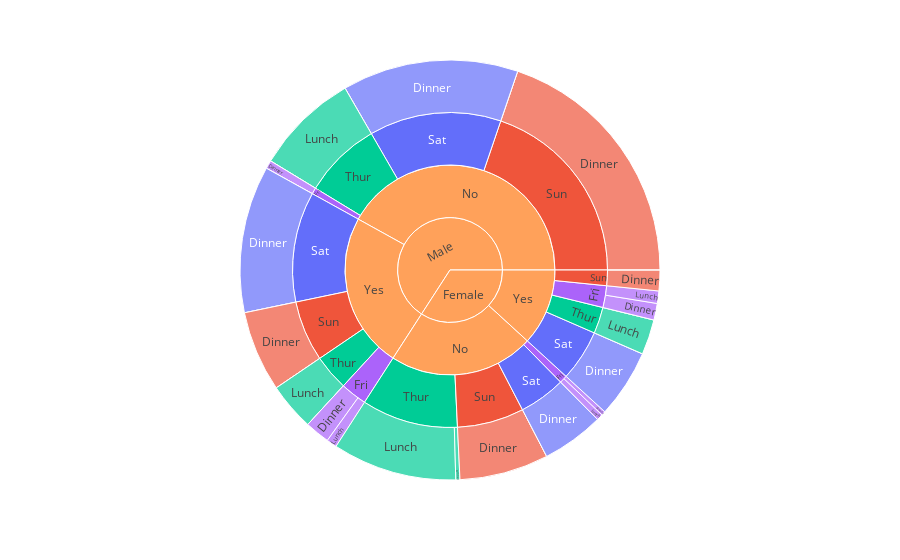

Notebook cell for this chart:
### Code cell
fig=px.sunburst(tips,
                path=['sex','smoker','day','time'],
                values='size',color='day')
# how can we add more values when we hover the pointer on the plot
fig.show()
# save plot
fig.write_image('sunburst.png')
#save html
fig.write_html('sunburst.html')

### Figure 1 — Plotly figure (JSON) as saved in the notebook; plotly's stock layout.template omitted (floating-point values rounded to 4 significant figures)
{"data": [{"branchvalues": "total", "customdata": [["Sat"], ["Sun"], ["Sun"], ["Sun"], ["Sat"], ["Thur"], ["Sat"], ["Sat"], ["Fri"], ["Fri"], ["Fri"], ["Fri"], ["Thur"], ["Thur"], ["Thur"], ["Sun"], ["Fri"], ["Fri"], ["Fri"], ["Sat"], ["Fri"], ["Thur"], ["Sat"], ["Sat"], ["Sat"], ["Sun"], ["Sun"], ["Sun"], ["Sun"], ["(?)"], ["(?)"], ["(?)"], ["(?)"], ["Thur"], [null], ["Thur"], ["Thur"], ["Thur"], ["Fri"], ["Fri"], [null], ["Fri"], [null], [null], [null], [null], [null], [null], [null], [null], [null], [null], ["(?)"], ["(?)"]], "domain": {"x": [0, 1], "y": [0, 1]}, "hovertemplate": "labels=%{label}<br>size=%{value}<br>parent=%{parent}<br>id=%{id}<br>day=%{customdata[0]}<extra></extra>", "ids": ["Male/No/Sat/Dinner", "Male/No/Sun/Dinner", "Female/Yes/Sun/Dinner", "Male/Yes/Sun/Dinner", "Female/No/Sat/Dinner", "Female/Yes/Thur", "Female/Yes/Sat/Dinner", "Male/Yes/Sat/Dinner", "Female/No/Fri/Dinner", "Male/No/Fri/Dinner", "Female/Yes/Fri/Dinner", "Male/Yes/Fri/Dinner", "Female/No/Thur/Dinner", "Male/No/Thur", "Female/No/Thur", "Female/No/Sun/Dinner", "Male/Yes/Fri", "Male/No/Fri", "Female/No/Fri", "Male/Yes/Sat", "Female/Yes/Fri", "Male/Yes/Thur", "Female/Yes/Sat", "Male/No/Sat", "Female/No/Sat", "Male/Yes/Sun", "Female/Yes/Sun", "Male/No/Sun", "Female/No/Sun", "Male/Yes", "Female/Yes", "Male/No", "Female/No", "Male/Yes/Thur/Lunch", "Male/No/Thur/Dinner", "Female/Yes/Thur/Lunch", "Male/No/Thur/Lunch", "Female/No/Thur/Lunch", "Male/Yes/Fri/Lunch", "Female/Yes/Fri/Lunch", "Male/No/Fri/Lunch", "Female/No/Fri/Lunch", "Male/Yes/Sat/Lunch", "Female/Yes/Sat/Lunch", "Male/No/Sat/Lunch", "Female/No/Sat/Lunch", "Male/Yes/Sun/Lunch", "Female/Yes/Sun/Lunch", "Male/No/Sun/Lunch", "Female/No/Sun/Lunch", "Male/Yes/Thur/Dinner", "Female/Yes/Thur/Dinner", "Male", "Female"], "labels": ["Dinner", "Dinner", "Dinner", "Dinner", "Dinner", "Thur", "Dinner", "Dinner", "Dinner", "Dinner", "Dinner", "Dinner", "Dinner", "Thur", "Thur", "Dinner", "Fri", "Fri", "Fri", "Sat", "Fri", "Thur", "Sat", "Sat", "Sat", "Sun", "Sun", "Sun", "Sun", "Yes", "Yes", "No", "No", "Lunch", "Dinner", "Lunch", "Lunch", "Lunch", "Lunch", "Lunch", "Lunch", "Lunch", "Lunch", "Lunch", "Lunch", "Lunch", "Lunch", "Lunch", "Lunch", "Lunch", "Dinner", "Dinner", "Male", "Female"], "marker": {"colors": ["#636efa", "#EF553B", "#EF553B", "#EF553B", "#636efa", "#00cc96", "#636efa", "#636efa", "#ab63fa", "#ab63fa", "#ab63fa", "#ab63fa", "#00cc96", "#00cc96", "#00cc96", "#EF553B", "#ab63fa", "#ab63fa", "#ab63fa", "#636efa", "#ab63fa", "#00cc96", "#636efa", "#636efa", "#636efa", "#EF553B", "#EF553B", "#EF553B", "#EF553B", "#FFA15A", "#FFA15A", "#FFA15A", "#FFA15A", "#00cc96", "#19d3f3", "#00cc96", "#00cc96", "#00cc96", "#ab63fa", "#ab63fa", "#19d3f3", "#ab63fa", "#19d3f3", "#19d3f3", "#19d3f3", "#19d3f3", "#19d3f3", "#19d3f3", "#19d3f3", "#19d3f3", "#19d3f3", "#19d3f3", "#FFA15A", "#FFA15A"]}, "name": "", "parents": ["Male/No/Sat", "Male/No/Sun", "Female/Yes/Sun", "Male/Yes/Sun", "Female/No/Sat", "Female/Yes", "Female/Yes/Sat", "Male/Yes/Sat", "Female/No/Fri", "Male/No/Fri", "Female/Yes/Fri", "Male/Yes/Fri", "Female/No/Thur", "Male/No", "Female/No", "Female/No/Sun", "Male/Yes", "Male/No", "Female/No", "Male/Yes", "Female/Yes", "Male/Yes", "Female/Yes", "Male/No", "Female/No", "Male/Yes", "Female/Yes", "Male/No", "Female/No", "Male", "Female", "Male", "Female", "Male/Yes/Thur", "Male/No/Thur", "Female/Yes/Thur", "Male/No/Thur", "Female/No/Thur", "Male/Yes/Fri", "Female/Yes/Fri", "Male/No/Fri", "Female/No/Fri", "Male/Yes/Sat", "Female/Yes/Sat", "Male/No/Sat", "Female/No/Sat", "Male/Yes/Sun", "Female/Yes/Sun", "Male/No/Sun", "Female/No/Sun", "Male/Yes/Thur", "Female/Yes/Thur", "", ""], "type": "sunburst", "values": [85, 124, 10, 39, 30, 17, 33, 71, 2, 4, 8, 12, 2, 50, 62, 43, 17, 4, 5, 71, 14, 23, 33, 85, 30, 39, 10, 124, 43, 150, 74, 263, 140, 23, 0, 17, 50, 60, 5, 6, 0, 3, 0, 0, 0, 0, 0, 0, 0, 0, 0, 0, 413, 214]}], "layout": {"legend": {"tracegroupgap": 0}, "margin": {"t": 60}}}
